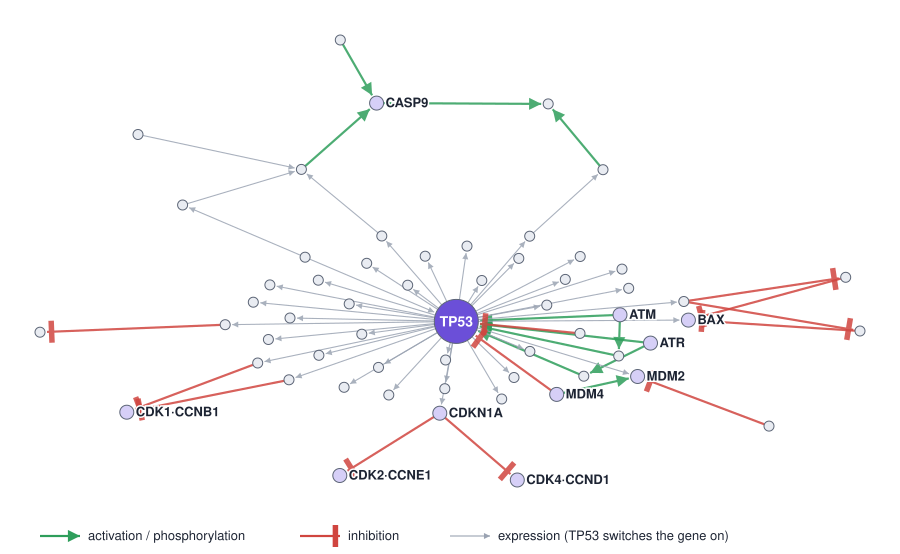

Recreate this plot in Python.
"""Draw KEGG pathway hsa04115 (p53 signalling) as a graph from its KGML data.
    curl -s https://rest.kegg.jp/get/hsa04115/kgml -o hsa04115.xml
    python3 kegg_p53_graph.py kegg_p53_graph.svg
Our own drawing of KEGG relation data (Kanehisa Laboratories), not the KEGG map image."""
import xml.etree.ElementTree as ET, networkx as nx, math, sys, html
r=ET.parse('hsa04115.xml').getroot()
ent={e.get('id'):e for e in r.findall('entry')}
def label(i):
    e=ent[i]
    if e.get('type')=='group': return '·'.join(label(c.get('id')) for c in e.findall('component'))
    g=e.find('graphics'); return (g.get('name') or e.get('name')).split(',')[0].strip('.').strip()
G=nx.DiGraph()
for x in r.findall('relation'):
    a,b=label(x.get('entry1')),label(x.get('entry2'))
    st=[s.get('name') for s in x.findall('subtype')]
    kind='inhibition' if 'inhibition' in st else 'activation' if 'activation' in st else 'expression' if 'expression' in st else 'other'
    if a!=b: G.add_edge(a,b,kind=kind)
U=G.to_undirected()
deg=sorted(U.degree, key=lambda t:-t[1])
print('nodes',G.number_of_nodes(),'edges',G.number_of_edges(),'top',deg[:8], 'components', nx.number_connected_components(U))
print('TP53 out',G.out_degree('TP53'),'in',G.in_degree('TP53'))
pos=nx.kamada_kawai_layout(U)   # deterministic
W,H,M=900,520,40
xs=[p[0] for p in pos.values()]; ys=[p[1] for p in pos.values()]
def X(v): return M+(v-min(xs))/(max(xs)-min(xs))*(W-2*M)
def Y(v): return M+(v-min(ys))/(max(ys)-min(ys))*(H-2*M)
COL={'activation':'#2e9e5b','inhibition':'#d0453f','expression':'#9aa3b2','other':'#9aa3b2'}
key={'TP53','MDM2','MDM4','ATM','ATR','CDKN1A','BAX','CDK4·CCND1','CDK2·CCNE1','CDK1·CCNB1','CASP9'}
out=[f'<svg xmlns="http://www.w3.org/2000/svg" viewBox="0 0 {W} {H+34}" font-family="Helvetica, Arial, sans-serif">',
     '<rect width="100%" height="100%" fill="#fff"/>',
     '<defs>'+''.join(f'<marker id="m{k}" viewBox="0 0 10 10" refX="10" refY="5" markerWidth="5.5" markerHeight="5.5" orient="auto-start-reverse"><path d="M0,0 L10,5 L0,10 z" fill="{c}"/></marker>' for k,c in COL.items())+
     '<marker id="bar" viewBox="0 0 4 12" refX="4" refY="6" markerWidth="4" markerHeight="10" orient="auto"><rect width="3" height="12" fill="#d0453f"/></marker></defs>']
R=lambda n: 22 if n=='TP53' else 7 if n in key else 5
for a,b,d in G.edges(data=True):
    x1,y1,x2,y2=X(pos[a][0]),Y(pos[a][1]),X(pos[b][0]),Y(pos[b][1])
    L=math.hypot(x2-x1,y2-y1) or 1; ex,ey=x2-(x2-x1)/L*(R(b)+2), y2-(y2-y1)/L*(R(b)+2)
    sx,sy=x1+(x2-x1)/L*R(a), y1+(y2-y1)/L*R(a)
    mk='url(#bar)' if d['kind']=='inhibition' else f"url(#m{d['kind']})"
    w=2.2 if d['kind'] in('activation','inhibition') else 1.1
    out.append(f'<line x1="{sx:.1f}" y1="{sy:.1f}" x2="{ex:.1f}" y2="{ey:.1f}" stroke="{COL[d["kind"]]}" stroke-width="{w}" marker-end="{mk}" opacity="0.85"/>')
for n in G.nodes:
    x,y=X(pos[n][0]),Y(pos[n][1]); r_=R(n)
    fill='#6b4fd8' if n=='TP53' else '#d6cff7' if n in key else '#e9ecf2'
    out.append(f'<circle cx="{x:.1f}" cy="{y:.1f}" r="{r_}" fill="{fill}" stroke="#5b6475" stroke-width="1"><title>{html.escape(n)}</title></circle>')
    if n=='TP53': out.append(f'<text x="{x:.1f}" y="{y+5:.1f}" text-anchor="middle" font-size="14" font-weight="700" fill="#fff">TP53</text>')
    elif n in key: out.append(f'<text x="{x+9:.1f}" y="{y+4:.1f}" font-size="13" font-weight="600" fill="#1d2433" stroke="#fff" stroke-width="3" paint-order="stroke">{html.escape(n)}</text>')
ly=H+16
out.append(f'<g font-size="13" fill="#1d2433"><line x1="40" y1="{ly}" x2="80" y2="{ly}" stroke="#2e9e5b" stroke-width="2.2" marker-end="url(#mactivation)"/><text x="88" y="{ly+4}">activation / phosphorylation</text>'
           f'<line x1="300" y1="{ly}" x2="340" y2="{ly}" stroke="#d0453f" stroke-width="2.2" marker-end="url(#bar)"/><text x="348" y="{ly+4}">inhibition</text>'
           f'<line x1="450" y1="{ly}" x2="490" y2="{ly}" stroke="#9aa3b2" stroke-width="1.1" marker-end="url(#mexpression)"/><text x="498" y="{ly+4}">expression (TP53 switches the gene on)</text></g>')
out.append('</svg>')
open(sys.argv[1],'w').write('\n'.join(out))
